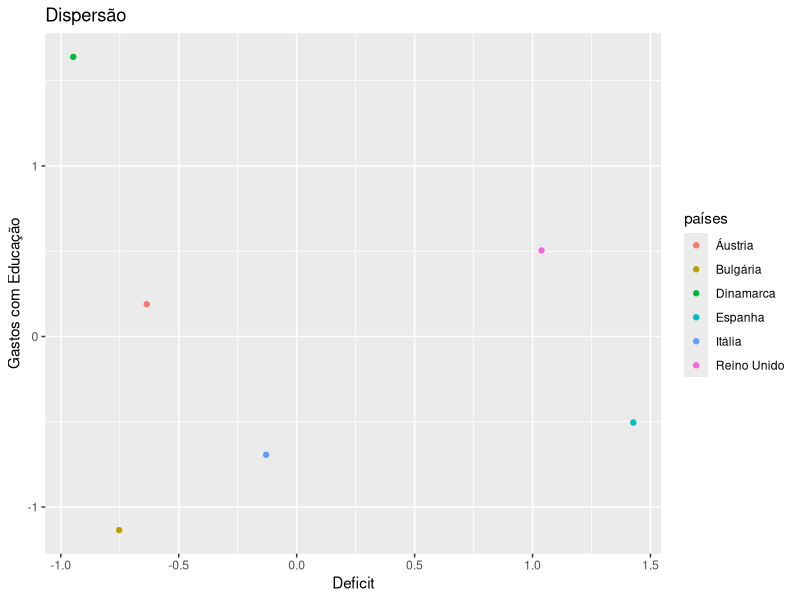
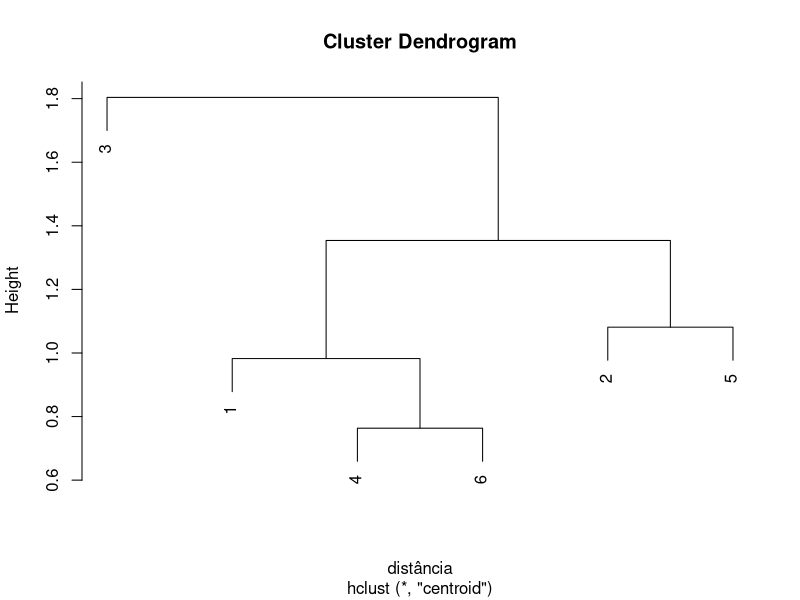

Source code (R) for these figures, in order:
library(ggplot2)

#construindo o data frame com os dados do exercício
países <- c('Áustria','Espanha','Dinamarca','Bulgária','Reino Unido','Itália')
deficit <- c(1.5,6.8,0.7,1.2,5.8,2.8)
gastos_edu <- c(5.6,4.5,7.9,3.5,6.1,4.2)

ex.df <- data.frame(países,deficit,gastos_edu)
ex.df

#padronizando os dados
dados.padro <- scale(ex.df[,c('deficit','gastos_edu')], center = TRUE, scale = TRUE)
dados.padro <- as.data.frame(dados.padro)

#obtendo as distâncias euclidianas
distância <- dist(dados.padro, method = "euclidean")
matriz_de_distancias <- as.matrix(distância)
View(matriz_de_distancias)

#plotando o gráfico de dispersão
ggplot(dados.padro,
       aes(x = deficit, y = gastos_edu, colour = países)) +
  geom_point() +
  xlab("Deficit") + 
  ylab("Gastos com Educação") + 
  ggtitle("Dispersão")

#agrupando e analisando os clusters
agrupamento <- hclust(distância, method = "centroid")
plot(agrupamento)

#Os 3 grupos são: 
#Grupo 1: Dinamarca
#Grupo 2: Bulgária, Itália e Áustria
#Grupo 3: Espanha e Reino Unido
